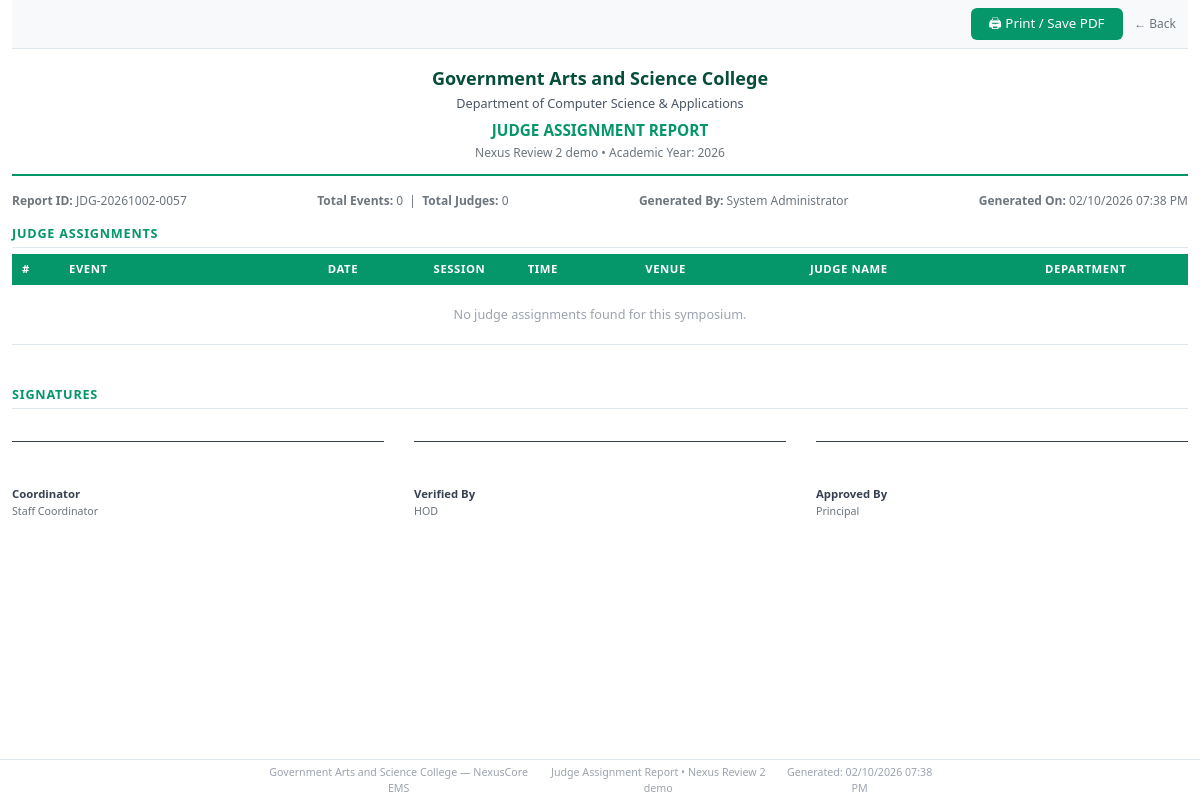
The app's page /symposiums/allocation/reports/judges?symposium_id=57 (signed in) with its own data.
### tables this page shows
CREATE TABLE `symposiums` (
  `symposium_id` bigint(20) NOT NULL AUTO_INCREMENT,
  `symposium_code` varchar(30) NOT NULL,
  `title` varchar(150) NOT NULL,
  `symposium_type` enum('Intra Department','Inter Department') NOT NULL DEFAULT 'Intra Department',
  `organizing_department_id` int(11) DEFAULT NULL,
  `academic_year` year(4) NOT NULL,
  `description` text DEFAULT NULL,
  `submitted_at` timestamp NULL DEFAULT NULL,
  `submitted_by` bigint(20) DEFAULT NULL,
  `brochure_path` varchar(255) DEFAULT NULL,
  `circular_path` varchar(255) DEFAULT NULL,
  `registration_start` datetime NOT NULL,
  `registration_end` datetime NOT NULL,
  `event_start_date` date NOT NULL,
  `event_end_date` date NOT NULL,
  `status` enum('Draft','Submitted','Pending HOD Approval','Pending Principal Approval','Approved','Scheduling Complete','Registration Open','Registration Closed','Completed','Cancelled','Rejected by HOD','Rejected by Principal') NOT NULL DEFAULT 'Draft',
  `created_by` bigint(20) NOT NULL,
  `created_at` timestamp NOT NULL DEFAULT current_timestamp(),
  `updated_at` timestamp NOT NULL DEFAULT current_timestamp() ON UPDATE current_timestamp(),
  PRIMARY KEY (`symposium_id`),
  KEY `idx_symposium_year` (`academic_year`),
  KEY `idx_symposium_status` (`status`),
  KEY `fk_symposium_created_by` (`created_by`),
  KEY `fk_symposium_department` (`organizing_department_id`),
  KEY `fk_symposium_submitted_by` (`submitted_by`),
  CONSTRAINT `fk_symposium_created_by` FOREIGN KEY (`created_by`) REFERENCES `users` (`user_id`) ON UPDATE CASCADE,
  CONSTRAINT `fk_symposium_department` FOREIGN KEY (`organizing_department_id`) REFERENCES `departments` (`department_id`) ON DELETE SET NULL ON UPDATE CASCADE,
  CONSTRAINT `fk_symposium_submitted_by` FOREIGN KEY (`submitted_by`) REFERENCES `users` (`user_id`) ON DELETE SET NULL
);

### templates/allocation/reports/judge_report.php (the view, shortened to what the rows shown need)
<?php
$symposium   = $symposium   ?? [];
$assignments = $assignments ?? [];
$generatedBy = $generatedBy ?? 'System';
$generatedAt = $generatedAt ?? \App\Helpers\DateHelper::dateTime('now');
$symTitle     = htmlspecialchars($symposium['title'] ?? '');
$symYear      = htmlspecialchars($symposium['academic_year'] ?? '');
$collegeName  = config('college_name');
$byEvent = [];
$totalJudges = count($assignments);
$totalEvents = count($byEvent);
?>
<!DOCTYPE html>
<html lang="en">
<head>
</head>
<body>
<div class="no-print" style="text-align:right; padding:8px 12px; background:#f8f9fa; border-bottom:1px solid #e2e8f0; margin-bottom:16px;">
    <button onclick="window.print()" style="background:#059669; color:white; border:none; padding:6px 18px; border-radius:6px; cursor:pointer; font-size:10pt;">
        🖨 Print / Save PDF
    </button>
    <a href="<?= base_url() ?>/symposiums/allocation?symposium_id=<?= (int)($symposium['symposium_id'] ?? 0) ?>" style="margin-left:8px; color:#6c757d; font-size:9pt; text-decoration:none;">← Back</a>
</div>
<div class="report-header">
    <div class="college-name"><?= htmlspecialchars($collegeName) ?></div>
    <div style="font-size:9.5pt; color:#4b5563; margin-bottom:6px;">Department of Computer Science &amp; Applications</div>
    <div class="report-title">JUDGE ASSIGNMENT REPORT</div>
    <div class="report-sub"><?= $symTitle ?> &bull; Academic Year: <?= $symYear ?></div>
</div>
<div class="meta-row">
    <div><strong>Report ID:</strong> JDG-<?= date('Ymd') ?>-<?= str_pad((string)($symposium['symposium_id'] ?? 0), 4, '0', STR_PAD_LEFT) ?></div>
    <div><strong>Total Events:</strong> <?= $totalEvents ?> &nbsp;|&nbsp; <strong>Total Judges:</strong> <?= $totalJudges ?></div>
    <div><strong>Generated By:</strong> <?= htmlspecialchars($generatedBy) ?></div>
    <div><strong>Generated On:</strong> <?= htmlspecialchars($generatedAt) ?></div>
</div>
<div class="section-title">Judge Assignments</div>
<table>
    <thead>
        <tr>
            <th style="width:4%">#</th>
            <th style="width:22%">Event</th>
            <th style="width:9%">Date</th>
            <th style="width:8%">Session</th>
            <th style="width:10%">Time</th>
            <th style="width:14%">Venue</th>
            <th style="width:20%">Judge Name</th>
            <th style="width:13%">Department</th>
        </tr>
    </thead>
    <tbody>
        <?php if (empty($assignments)): ?>
        <tr><td colspan="8" style="text-align:center; color:#9ca3af; padding:20px;">No judge assignments found for this symposium.</td></tr>
        <?php endif; ?>
    </tbody>
</table>
<div class="sig-block">
    <div class="section-title">Signatures</div>
    <div class="sig-grid" style="margin-top:32px;">
        <div class="sig-item">
            <div class="sig-line"></div>
            <div class="sig-label">Coordinator</div>
            <div class="sig-sub">Staff Coordinator</div>
        </div>
        <div class="sig-item">
            <div class="sig-line"></div>
            <div class="sig-label">Verified By</div>
            <div class="sig-sub">HOD</div>
        </div>
        <div class="sig-item">
            <div class="sig-line"></div>
            <div class="sig-label">Approved By</div>
            <div class="sig-sub">Principal</div>
        </div>
    </div>
</div>
<div class="footer">
    <div class="footer-content">
        <span><?= htmlspecialchars($collegeName) ?> — NexusCore EMS</span>
        <span>Judge Assignment Report &bull; <?= $symTitle ?></span>
        <span>Generated: <?= htmlspecialchars($generatedAt) ?></span>
    </div>
</div>
</body>
</html>

### records on screen
symposiums: title "Nexus Review 2 demo", academic_year "2026", symposium_id "0057"

### other values on screen
$collegeName "Government Arts and Science College"
$totalEvents "0"
$totalJudges "0"
$generatedBy "System Administrator"
$generatedAt "02/10/2026 07:38 PM"
